Frame 1 (no input): blank canvas, image omitted
Frame 60 (no input): blank canvas, image omitted
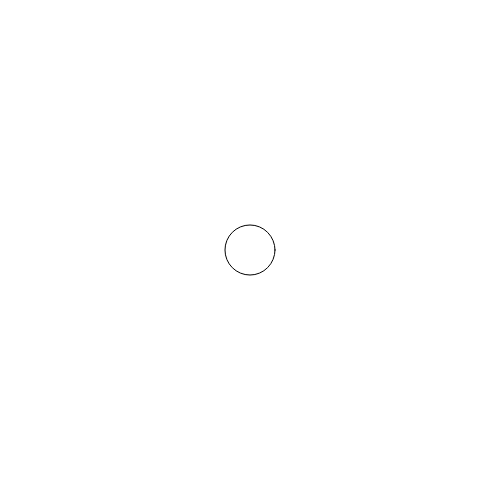
Frame 120 (the mouse pressed at the canvas centre since frame 60)

The p5.js sketch whose frames 1 and 60 were blank and that drew this single picture after the mouse press (run headless with seeded random() and noise() and a simulated clock; from frame 60 on, the mouse is pressed at the canvas centre):

// p5.js sketch
// ── sketch.js
function setup() {
  createCanvas(500, 500);
}

function draw() {
  background(255);
  circle(mouseX, mouseY, 50);
}
